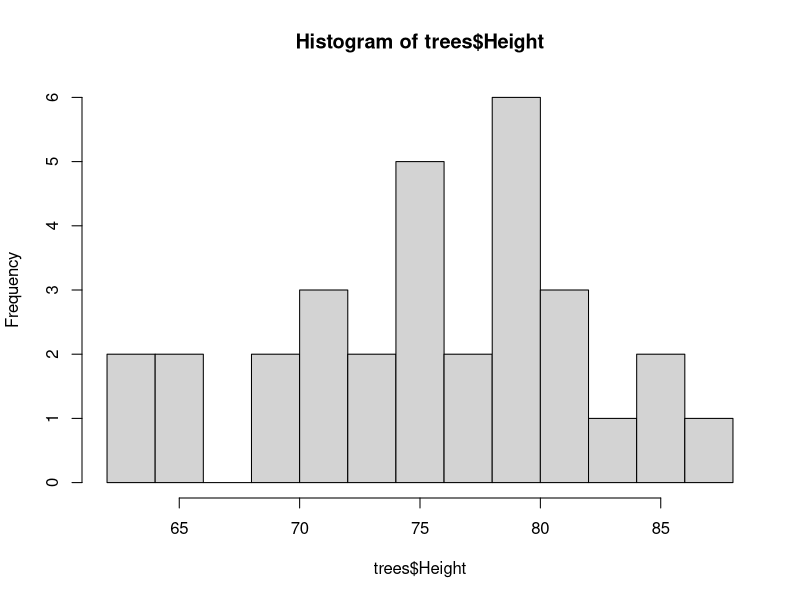
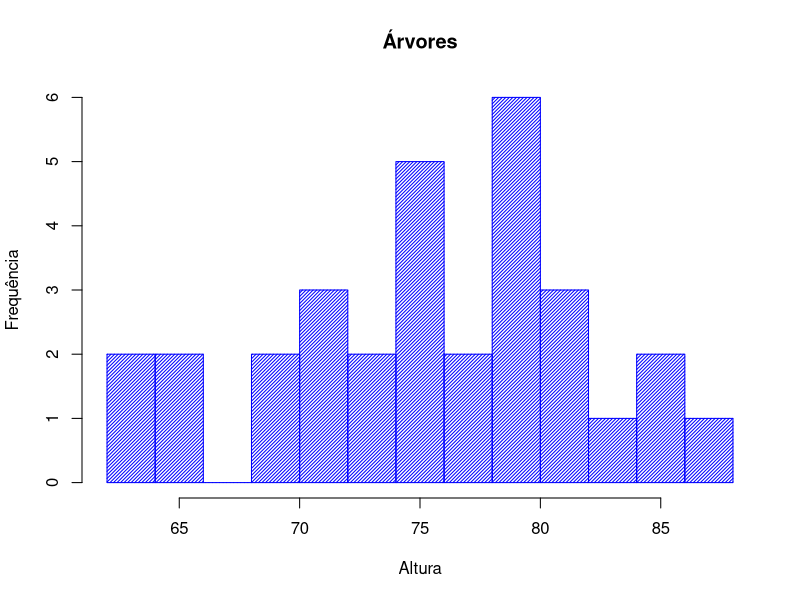
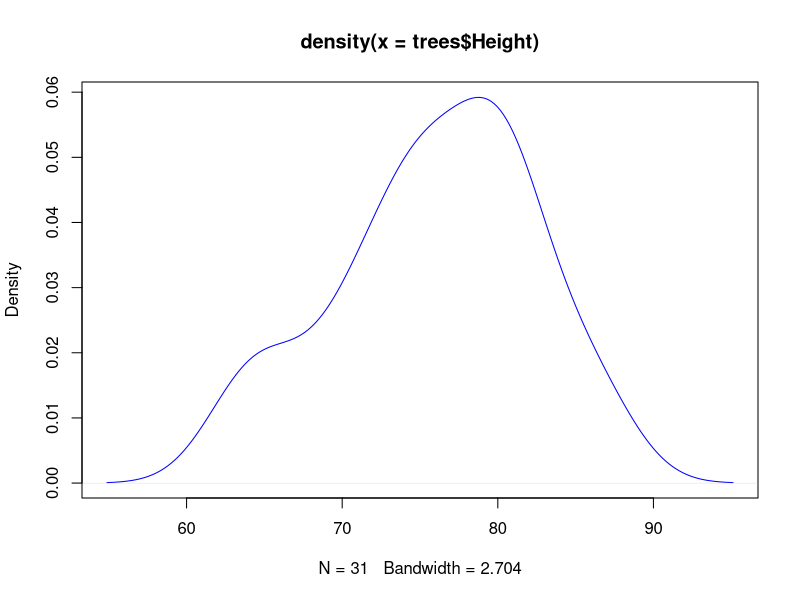
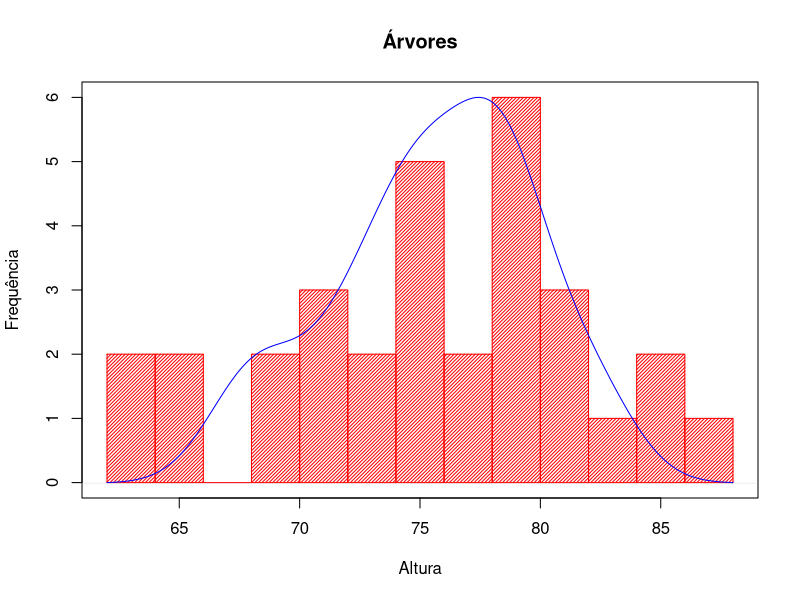
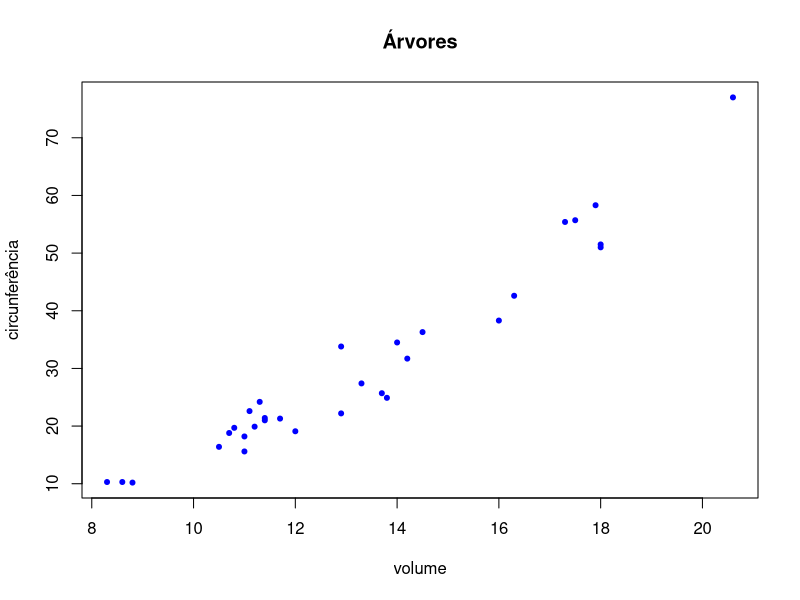
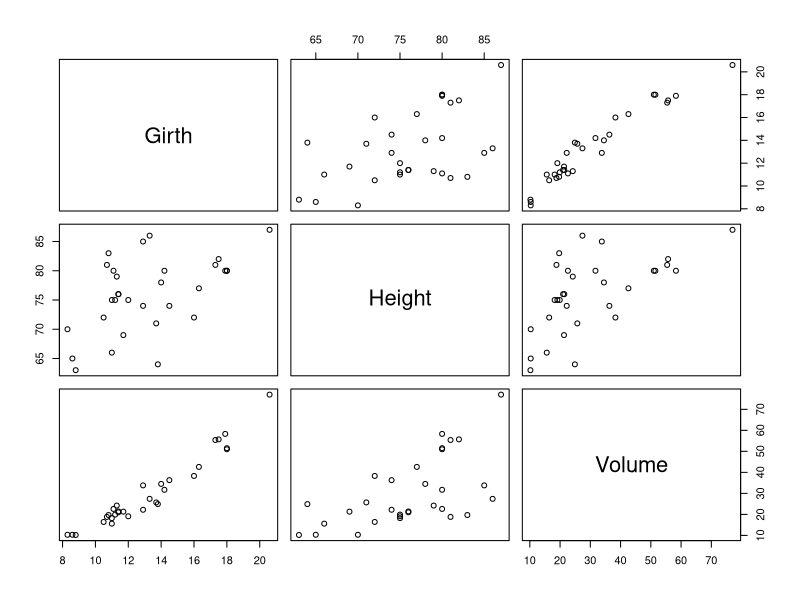
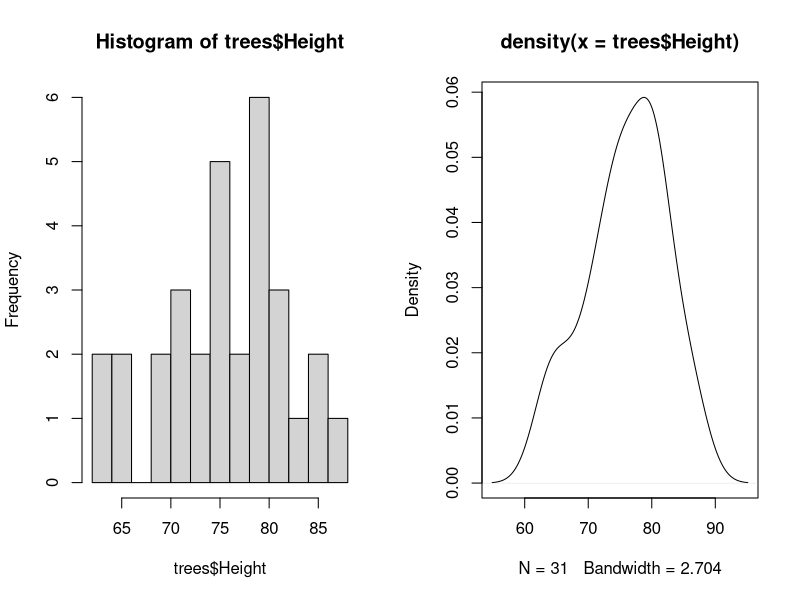
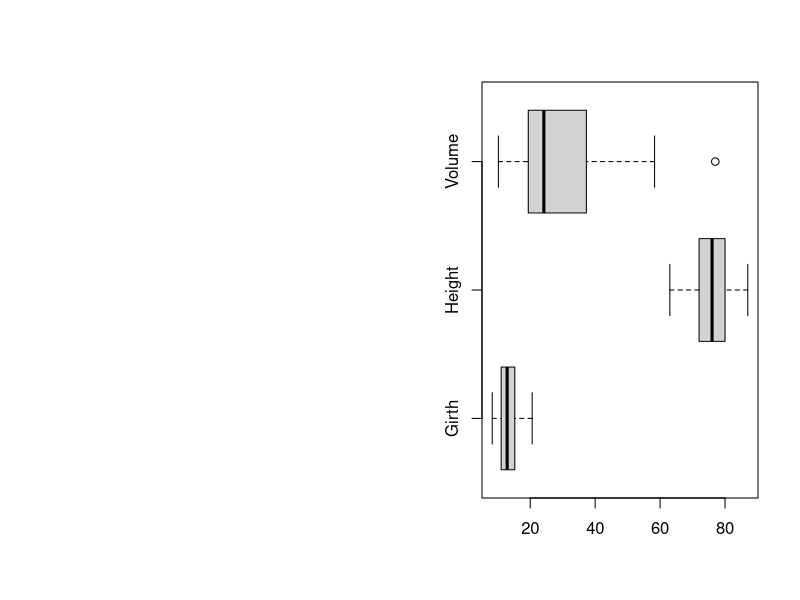

Recreate these plots in R, in order. (Note: this script raises an error after producing the figures.)
## ---- chunk 1
knitr::opts_chunk$set(message=FALSE,warning=FALSE, cache=TRUE)
## ---- chunk 2

trees <- trees

## ---- chunk 3
summary(trees)
## ---- chunk 4
#histograma da altura das ?rvores com 10 caixinhas de intervalo
histograma <- hist(trees$Height,breaks=10)
## ---- chunk 5
#complementando a estética do histograma anterior
plot(histograma,col="blue",density=40,
     main="Árvores", ylab="Frequência",xlab="Altura")
## ---- chunk 6
#densidade das alturas, representadas por uma linha azul
densidade <- density(trees$Height)
plot(densidade,col="blue")
## ---- chunk 7
#sobreposição das informações (histograma como primeira camada)
plot(histograma,col="red",density=40,
     main="Árvores", ylab="Frequência",xlab="Altura")

par(new=TRUE)

#apagando as legendas e o título do gráfico de densidade
plot(densidade,col="blue",xaxt='n',yaxt='n',ann=FALSE)
## ---- chunk 8
#gráfico de dispersão do calibre das árvores versus volume
plot(trees$Girth,trees$Volume,
     main="Árvores",ylab="circunferência",xlab="volume",col="blue",
     pch=20)
## ---- chunk 9
#plotando todas as correlações de todas as variáveis de uma só vez
plot(trees)

## ---- chunk 10
#dividindo a tela para os gráficos que lhe interessam (nesse caso, dois)
split.screen(figs=c(1,2))

#escolhendo o gráfico para a seção 1 da tela (nesse caso, o histograma)
screen(1)
plot(histograma)

#escolhendo o gráfico para a seção 2 da tela (nesse caso, gráfico de densidade)
screen(2)
plot(densidade)
## ---- chunk 11
#boxplot com visualizaÇão geral mais amigável de todo o conteúdo
boxplot(trees,horizontal=TRUE)
## ---- chunk 12
#criação de um dataframe chamado pop
pop <- as.data.frame(matrix(c(13,45,9,17,17,21,"A","B","A","C","A","B"),
                            ncol=2,nrow=6))

colnames(pop) <- c("quantidade","cidade")

pop

#gráfico de barras de habitantes por cidade (com agregação dos dados)
hab <- aggregate(. ~cidade,data=pop,sum) 

#criação do gráfico de barras e encapsulamento por box()
barplot(hab$quantidade,col=gray.colors(3),xlab="cidade",ylab="total",
        names.arg=hab$cidade)

box()

## ---- chunk 13
#gráfico de setores (usando os dados agregados)
pie(hab$quantidade,main="Cidades",col=c(4:6),labels=NA)

#legenda
legend("bottomright",legend=hab$cidade,cex=1,fill=c(4:6))
## ---- chunk 14
library(ggplot2)
## ---- chunk 15
#carregando a base de dados dentro de um dataframe
iris <- iris

#resumo dos tipos de variáveis
str(iris)

#sumário das entradas na base de dados
summary(iris)
## ---- chunk 16
#visualizando os dados das flores em 10 bins vermelhos
ggplot(data=iris,aes(x=Sepal.Length)) +
geom_histogram(color="black",fill="red",bins=10)
## ---- chunk 17
ggplot(data=iris,aes(x=Sepal.Length,color=Species,fill=Species)) +
geom_histogram(color="black",bins=10)
## ---- chunk 18
ggplot(data=iris,aes(x=Sepal.Length,color=Species,fill=Species)) +
geom_density(color="black", alpha = 0.7) +
labs(title="Curva de densidade",x="Tamanho das sépalas",y="Densidade")
## ---- chunk 19
mpg <- mpg

str(mpg)

summary(mpg)
## ---- chunk 20


#gráfico de barras para MPG
ggplot(data=mpg,aes(x=class,color=class,fill=class)) + 
geom_bar(color="black") + coord_flip()
## ---- chunk 21
library(tidyverse)
## ---- chunk 22
#ordenando por uma variável categórica
df <- mpg %>% group_by(class) %>% dplyr::summarise(mean=mean(displ)) %>%
arrange(-mean) %>% mutate(class = factor(class,levels=class))
## ---- chunk 23
df
## ---- chunk 24
#exibindo a etapa anterior em gráfico
ggplot(data=df,aes(x=class,y=mean,color=class,fill=class)) +
geom_bar(stat="identity",color="black") + xlab("classe") + ylab("media") +
geom_text(aes(label=sprintf("%0.2f",round(mean,digits=2))),
          vjust=1.6,color="white",fontface="bold",size=4) 
## ---- chunk 25
#exibindo gráfico de barras empilhados por classe, pelo tipo de tração
ggplot(data=mpg,aes(x=class,y=displ,fill=drv)) +
geom_bar(stat="identity")

#exibindo gráfico de barras lado a lado por classe, pelo tipo de tração
ggplot(data=mpg,aes(x=class,y=displ,fill=drv)) +
  geom_bar(stat="identity", position=position_dodge())
## ---- chunk 26
mtcars <- mtcars

str(mtcars)

summary(mtcars)
## ---- chunk 27
#boxplot das cilindradas dos carros
mtcars$cyl = factor(mtcars$cyl)
ggplot(data=mtcars, aes(x=cyl, y=disp,fill=cyl)) + geom_boxplot() +
xlab("cilindradas") + ylab("disponibilidade")

## ---- chunk 28
#gráfico de pontos da tamanho da sépala (eixo x) pela largura da sépala (eixo y)
ggplot(data=iris,aes(x=Sepal.Length,y=Sepal.Width,shape=Species,color=Species)) +
geom_point() + xlab("Altura") + ylab("Largura")
## ---- chunk 29
#gráfico de pontos de uma parte específica dos carros das cilindradas
ggplot(data=subset(mtcars,am==0),aes(x=mpg,y=disp,color=cyl)) + geom_point()

## ---- chunk 30
#gráfico de pontos suavizado e com linha de acompanhamento dos cavalo-vapor
grafico <- ggplot(data = mtcars, aes(x = mpg,y = disp, color = hp))  + geom_point(size=2.5)  +
geom_smooth() + geom_line(aes(y=hp))

grafico

#mesma coisa do anterior, só que com tema cinzento
grafico + labs(title="Gráfico") +
theme(plot.title=element_text(color="blue",size=17),
      plot.background=element_rect("grey"))

#mesma coisa do anterior, só que com um tema pré-pronto
grafico + theme_dark()

#mesma coisa do anterior, só que sem linhas
grafico + theme(panel.background= element_blank())

#mesma coisa do anterior, só que mais enxuto ainda
grafico + theme(axis.text = element_blank(),axis.text.x= element_blank(),
                axis.text.y= element_blank())

#mesma coisa do anterior, só que com a legenda em outro lugar
grafico + theme(legend.position="top")

#mesma coisa do anteiror, só que com mudança na escala de cores
grafico + scale_color_gradient(low="yellow",high="red")

#mesma coisa do anterior, só que com mais granularidade na escala de cores
grafico + scale_color_gradient2(low="yellow",mid="green",high="red")

#mesma coisa do anterior, só que com mudança de escala
grafico + scale_color_continuous(name = "cavalo-vapor",
breaks = seq(50,350,75), labels = paste(seq(50,350,75),"hps"))

#mesma coisa do anterior, só que com escala de cores diferente
grafico + scale_color_gradient(low = "blue",high = "red") +
scale_color_continuous( breaks = seq(50,350,75))
## ---- chunk 31
#criando vários gráficos para cada elemento único de carb
ggplot(data=mtcars,aes(x=mpg,y=disp)) + geom_point() + facet_wrap(~carb)

#o mesmo recurso anterior, mas faceting com am e carb, agora (label em ambos)
ggplot(data=mtcars,aes(x=mpg,y=disp)) + geom_point() +
facet_wrap(~carb + am, labeller="label_both")


## ---- chunk 32
#carregando a biblioteca plyr
library(plyr)

#criando dataframe com dados
populacao <- data.frame(
  sex=factor(rep(c("F", "M"), each=200)),
  weight=round(c(rnorm(200, mean=55, sd=5),
                 rnorm(200, mean=65, sd=5)))
)

#exibição de 20 valores aleatórios
sample_n(populacao,20,replace=FALSE)
## ---- chunk 33
#calculando a média de cada grupo
mu <- ddply(populacao,"sex",summarise,grp.mean=mean(weight))

mu
## ---- chunk 34
p <- ggplot(populacao, aes(x=weight)) + geom_area(stat = "bin") +
  geom_area(aes(y = ..density..), stat = "bin") +
  geom_area(stat = "bin", fill = "lightblue")

p + geom_vline(aes(xintercept=mean(weight)),
             color="blue", linetype="dashed", size=1)
## ---- chunk 35
#mudando tipos e cores de linhas
p + geom_area(stat="bin",color="darkblue",fill="lightblue") + geom_vline(aes(xintercept=mean(weight)),
             color="blue", linetype="dashed", size=1)

p + geom_area(stat="bin",color="black",fill="lightgrey",linetype="dashed") + geom_vline(aes(xintercept=mean(weight)),
             color="blue", linetype="dashed", size=1)

#colorindo os grupos diferentes nos gráficos
p2 <- ggplot(populacao, aes(x=weight, fill=sex)) +
  geom_area(stat ="bin", alpha=0.6) +
  theme_classic() + geom_vline(data=mu,aes(xintercept=grp.mean,
                                           color=sex),linetype="dashed")

#mudando as cores manualmente (três alternativas)
p2 + scale_fill_manual(values=c("#999999","#E69F00"))

p2 + scale_fill_brewer(palette="Dark2")

p2 + scale_fill_grey()

#dividindo por facets
p + facet_grid(sex ~.) + geom_vline(data=mu,aes(xintercept=grp.mean,
                                                color="red",linetype="dashed"))
## ---- chunk 36
#curva de densidade dos pesos das pessoas
dat <- with(density(populacao$weight), data.frame(x, y))

#plotando área abaixo da curva (x entre 65 e70)
ggplot(data = dat, mapping = aes(x = x, y = y)) +
  geom_line()+
  geom_area(mapping = aes(x = ifelse(x>65 & x< 70 , x, 0)), fill = "red") +
  xlim(30, 80)
